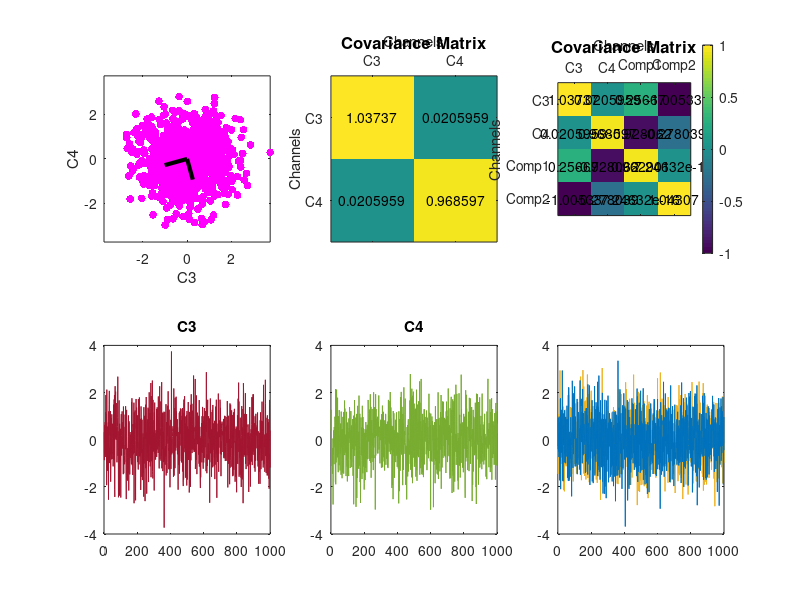

MATLAB code to generate this figure: (Note: this script raises an error after producing the figure.)
%%
%     COURSE: PCA and multivariate neural signal processing
%    SECTION: Dimension reduction with PCA
%      VIDEO: PCA intuition with scatter plots and covariance surfaces
% Instructor: sincxpress.com
%
%%

% a clear MATLAB workspace is a clear mental workspace
close all; clear, clc

%% PCA on simulated data

% data
x = [ 1*randn(1000,1) 1*randn(1000,1) ];

% rotation matrix
th = pi/4;
R1 = [ cos(th) -sin(th); sin(th) cos(th) ];

% rotate data to induce correlation
y = x*R1;


% plot the data in a scatter plot
figure(1), clf
set(gcf,'Position',[300 300 1800 800])
subplot(231)
plot(y(:,1),y(:,2),'m.','markersize',17)

% make the plot look nicer
set(gca,'xlim',[-1 1]*max(y(:)),'ylim',[-1 1]*max(y(:)))
xlabel('C3'), ylabel('C4')
axis square

%% PCA via eigendecomposition

% mean-center
y = y - mean(y,1);

% covariance matrix
covmat = y'*y / (length(y)-1);

% eigendecomposition
[evecs,evals] = eig(covmat);
[~,maxcomp] = sort(diag(evals));


% plot the eigenvectors on the data
hold on
plot([0 evecs(1,1)]*evals(1),[0 evecs(2,1)]*evals(1),'k','linew',3)
plot([0 evecs(1,2)]*evals(end),[0 evecs(2,2)]*evals(end),'k','linew',3)


% show the covariance matrix
xCord = repmat(1:2,2,1);  % generate x-coordinates
yCord = xCord';           % generate y-coordinates
t = num2cell(covmat);     % extact values into cells
subplot(232)
imagesc(covmat), axis square
text(xCord(:), yCord(:), t, 'HorizontalAlignment', 'Center')
set(gca,'clim',[-1 1],'xtick',1:2,'ytick',1:2, 'XAxisLocation', 'top')
xticklabels({'C3','C4'})
yticklabels({'C3','C4'})
xlabel('Channels'), ylabel('Channels')
title('Covariance Matrix', 'FontSize',12)
clear xCord yCord t;

% Component time series
xCord = repmat(1:4,4,1);  % generate x-coordinates
yCord = xCord';           % generate y-coordinates
subplot(233)
comp1 = y * evecs(:,1);
comp2 = y * evecs(:,maxcomp(end));
newY = y;
newY(:,3) = comp1;
newY(:,4) = comp2;
newY_covmat = newY'*newY / (length(newY)-1);
t = num2cell(newY_covmat);     % extact values into cells
imagesc(newY_covmat), axis square
text(xCord(:), yCord(:), t, 'HorizontalAlignment', 'Center')
set(gca,'clim',[-1 1],'xtick',1:4,'ytick',1:4, 'XAxisLocation', 'top')
xticklabels({'C3','C4', 'Comp1', 'Comp2'})
yticklabels({'C3','C4', 'Comp1', 'Comp2'})
xlabel('Channels'), ylabel('Channels')
title('Covariance Matrix', 'FontSize',12)
colorbar()


% Plot signal
subplot(234)
plot(y(:,1), 'Color', "#A2142F")
title('C3')
ylim([-4 4])
subplot(235)
plot(y(:,2), 'Color', "#77AC30")
title('C4')
ylim([-4 4])
subplot(236)
p1 = plot(comp1, 'Color', "#EDB120");
hold on
p2 = plot(comp2, 'Color', "#0072BD");
p1.Color(4) = 0.75;
p2.Color(4) = 0.25;
legend('Comp1', 'Comp2')
title('Component time series')
ylim([-4 4])
fname = '/Users/sq566/Desktop/10.png';
print(figure(1),fname,'-r600','-dpng');


% Transform eigen values to an interpretable scale
evals = 100*evals/sum(evals);
